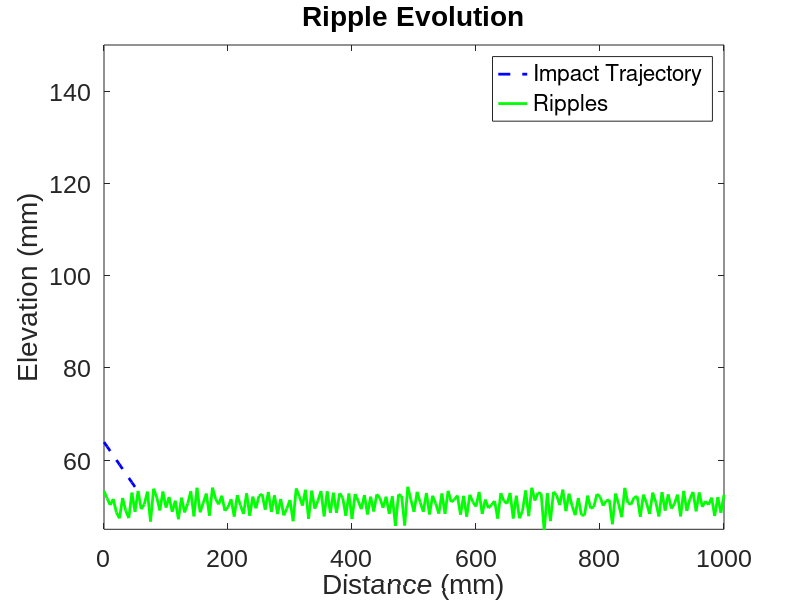

Reproduce this figure in MATLAB. (Note: this script raises an error after producing the figure.)
%created by Katherine Wentz 3/7/16
%Tipple Generation

%% INITIALIZE

clearvars 
clear figure(1)

%-----Model Constants

mu=0.35;
alpha_min=10;
alpha_range=3;
D=0.25; %(mm) grain diameter
B=1; %fraction of impacting grains with high enough energy to play a significant role in the ejection of other grains
S=10; %impact rate number of impacts per mm2 s2
Nej=12; %number of ejecta per impact

%-----Initial Arrays

%Space Array
x_min=0; %(mm) 
x_max=1000; %(mm) 
dx=20*D; %(mm) bin spacing
spacearray=x_min:dx:x_max;%(mm)
j_max=length(spacearray); % number of bins

%Impact Array
i_max=10000; %number of impacts
impactarray=1:1:i_max;

%Elevation Array
zr_mean=50; %(mm) inital mean elevation of ripple surface 
zr_amp=1;
elevationarray=zr_amp*rand(1,j_max)+zr_mean; %(mm)

%Variable Elevation Array
elevationarray_int=elevationarray;

%Number of Grains in Each Bin Array
Narray=elevationarray./(pi*(D^2)).*(4*(1-mu)*dx);

%Array of Random Impact Elevations Above Ripple Elevation Surface
max_impactelev=x_max*tand(alpha_min);
impactelevarray=randi(floor(max_impactelev),1,i_max);

%Array of Random Impact Angles 
impactalpha=randi(alpha_range,1,i_max)+alpha_min;

%Time Array
tmin=1;
tmax=i_max/(x_max*D*B*S); 

%-----Initial Plot

figure(1)
plot(spacearray, elevationarray_int,'g','linewidth',2)
title('Ripple Evolution')
xlabel('Distance (mm)','fontname','arial','fontsize',21)
ylabel('Elevation (mm)','fontname','arial','fontsize',21)
ylim([0.9*zr_mean zr_mean+100])
set(gca,'fontsize',18,'fontname','arial')
legend('Ripples')
pause(0.05)



%% RUN 

nplots = 100; %number of plots
iplot = i_max/nplots; %defines which iterations I want to plot

for i=1:i_max
    
    %determine maximum and minimum heights of impact elevation
    min_impact_elev=impactelevarray(1); %minimum impact elevation set as first elevation in space array
    max_impact_elev=max(elevationarray+(spacearray*tand(impactalpha(i)))); %apply alpha to entire space array to find the greatest change in height along space (also add to elevation array to find total height)
    
    %determine random impact elevation using min max impact elevations
    impact_elev=min_impact_elev+((max_impact_elev-min_impact_elev)*rand); %choose a random impact elevation from minimum and maximum impact elevations based on impact angle (could hit anywhere along space array at that angle), but what elevation is below or above the spacearray(1) elevation? Might screw this up--need residuals?
   
    %offset horizontal impact_elev by trajectory line  
    trajectory=impact_elev-tand(impactalpha(i))*spacearray; %find the elevation where each space array value will hit at spacearray(1)
   
    
    below=find(trajectory<elevationarray); %determine where trajectory is lower than elevations in space
    above=1:below(1)-1; %indices 1 through the first point before trajectory is lower than elevation array
    impact_bin=below(1)-1; %find point where trajectory is lower than elevation array
    
    if impact_bin>j_max    %wrap around
        impact_bin=impact_bin-j_max;
    end
    
    %splash function
    Narray(impact_bin)=Narray(impact_bin)-Nej;
    bins=[];
    bins=impact_bin+3:impact_bin+6; %the bins in which grains land
    
    for ii=1:length(bins)  %wrap around
        if bins(ii)>j_max
            bins(ii)=bins(ii)-j_max;
        end
    end
   
    Narray(bins(1)) = Narray(bins(1)) + ceil(0.25*Nej);
    Narray(bins(2)) = Narray(bins(2)) + ceil(0.5*Nej);    
    Narray(bins(3)) = Narray(bins(3)) + ceil(0.125*Nej);    
    Narray(bins(4)) = Narray(bins(4)) + ceil(0.125*Nej);
    
    %new elevation of ripples
    elevationarray=(pi.*Narray*D^2)/(4*(1-mu)*dx); 
    
    %plot
    if rem(impactarray(i),iplot)==0
        
        clear figure(1)
        %impact trajectory
        plot(spacearray(above), trajectory(above),'--b','linewidth',2)
        hold on
        %ripple elevation
        plot(spacearray, elevationarray,'g','linewidth',2)
        title('Ripple Evolution')
        xlabel('Distance (mm)','fontname','arial','fontsize',21)
        ylabel('Elevation (mm)','fontname','arial','fontsize',21)
        ylim([0.9*zr_mean zr_mean+100])
        set(gca,'fontsize',18,'fontname','arial')
        legend('Impact Trajectory','Ripples')
        pause(0.05)
        hold off
      
    end
    
end


%% FINALIZE

figure(1)
plot(spacearray, elevationarray_int,'g','linewidth',2)
hold on
plot(spacearray,elevationarray,'k','linewidth',2)
title('Ripple Evolution')
xlabel('Distance (mm)','fontname','arial','fontsize',21)
ylabel('Elevation (mm)','fontname','arial','fontsize',21)
ylim([0.9*zr_mean zr_mean+100])
set(gca,'fontsize',18,'fontname','arial')
legend('Initial Elevation','Ripple Generation')
text(200,500,[tmax,'s'],'fontsize',14);






